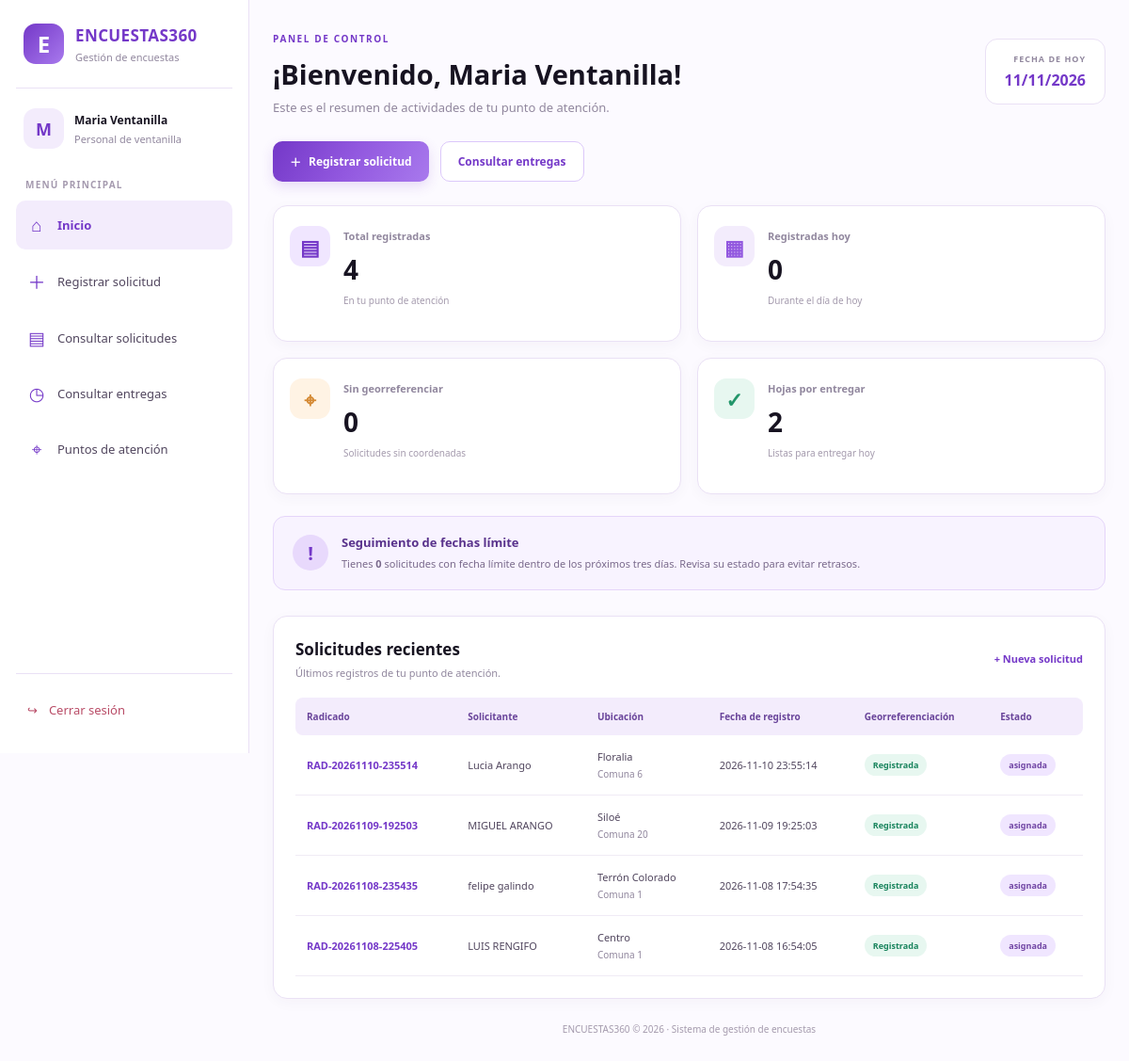
Screenshot of /public/index.php?action=ventanilla_inicio (signed in) with the database file from the repository.
### tables this page shows
CREATE TABLE `solicitudes` (
  `id_solicitud` int(10) UNSIGNED NOT NULL,
  `radicado` varchar(30) NOT NULL,
  `id_solicitante` int(10) UNSIGNED NOT NULL,
  `id_punto` smallint(5) UNSIGNED NOT NULL,
  `id_punto_asignado` smallint(5) UNSIGNED DEFAULT NULL,
  `id_usuario_radica` int(10) UNSIGNED NOT NULL,
  `id_carga` int(10) UNSIGNED DEFAULT NULL,
  `fecha_radicacion` datetime NOT NULL DEFAULT current_timestamp(),
  `fecha_limite` date NOT NULL,
  `estado` enum('radicada','asignada','visitada','en_revision','apto','no_apto','devuelta','cancelada') NOT NULL DEFAULT 'radicada'
);

CREATE TABLE `solicitantes` (
  `id_solicitante` int(10) UNSIGNED NOT NULL,
  `tipo_documento` varchar(20) NOT NULL,
  `numero_documento` varchar(30) NOT NULL,
  `nombres` varchar(80) NOT NULL,
  `apellidos` varchar(80) NOT NULL,
  `telefono` varchar(20) NOT NULL,
  `correo` varchar(120) DEFAULT NULL,
  `direccion` varchar(150) NOT NULL,
  `id_barrio` int(10) UNSIGNED NOT NULL
);

CREATE TABLE `barrios` (
  `id_barrio` int(10) UNSIGNED NOT NULL,
  `id_comuna` smallint(5) UNSIGNED NOT NULL,
  `nombre` varchar(100) NOT NULL,
  `ciudad` varchar(80) NOT NULL DEFAULT 'Principal'
);

CREATE TABLE `comunas` (
  `id_comuna` smallint(5) UNSIGNED NOT NULL,
  `nombre` varchar(80) NOT NULL,
  `zona` enum('urbana','rural') NOT NULL DEFAULT 'urbana'
);

### app/controllers/VentanillaController.php (called while the page is built, shortened)
<?php
require_once __DIR__ . '/../models/SolicitudModel.php';
require_once __DIR__ . '/../models/CargaModel.php';
class VentanillaController {
    public function mostrarInicio() {
        $idPunto = (int) $_SESSION['id_punto'];
        $solicitudModel = new SolicitudModel();
        $cargaModel = new CargaModel();
        $resumen = $solicitudModel->obtenerResumenVentanilla($idPunto);
        $solicitudesRecientes = $solicitudModel->obtenerSolicitudesRecientes($idPunto);
        $hojasPendientes = $cargaModel->contarHojasListasEntrega($idPunto);
        require_once __DIR__ . '/../views/ventanilla/inicio.php';
    }
}
?>

### app/models/SolicitudModel.php (called while the page is built, shortened)
<?php
require_once __DIR__ . '/../config/conexion.php';
class SolicitudModel {
    private $conn;
    public function __construct() {
        $database = new Database();
        $this->conn = $database->getConnection();
    }
public function obtenerResumenVentanilla($idPunto) {
    $query = "SELECT
                COUNT(*) AS total_solicitudes,
                SUM(
                    CASE
                        WHEN DATE(s.fecha_radicacion) = CURDATE()
                        THEN 1 ELSE 0
                    END
                ) AS solicitudes_hoy,
                SUM(
                    CASE
                        WHEN g.id_solicitud IS NULL
                        THEN 1 ELSE 0
                    END
                ) AS sin_georreferenciar,
                SUM(
                    CASE
                        WHEN s.fecha_limite BETWEEN CURDATE()
                        AND DATE_ADD(CURDATE(), INTERVAL 3 DAY)
                        THEN 1 ELSE 0
                    END
                ) AS proximas_a_vencer
              FROM solicitudes s
              LEFT JOIN georreferenciacion g
                ON s.id_solicitud = g.id_solicitud
              WHERE s.id_punto = :punto";
    $stmt = $this->conn->prepare($query);
    $stmt->bindValue(':punto', $idPunto, PDO::PARAM_INT);
    $stmt->execute();
    return $stmt->fetch(PDO::FETCH_ASSOC);
}
public function obtenerSolicitudesRecientes($idPunto) {
    $query = "SELECT
                s.id_solicitud,
                s.radicado,
                s.estado,
                s.fecha_radicacion,
                s.fecha_limite,
                so.nombres,
                so.apellidos,
                b.nombre AS barrio,
                cm.nombre AS comuna,
                g.id_solicitud AS tiene_georreferenciacion
              FROM solicitudes s
              INNER JOIN solicitantes so
                ON s.id_solicitante = so.id_solicitante
              INNER JOIN barrios b
                ON so.id_barrio = b.id_barrio
              INNER JOIN comunas cm
                ON b.id_comuna = cm.id_comuna
              LEFT JOIN georreferenciacion g
                ON s.id_solicitud = g.id_solicitud
              WHERE s.id_punto = :punto
              ORDER BY s.fecha_radicacion DESC
              LIMIT 8";
    $stmt = $this->conn->prepare($query);
    $stmt->bindValue(':punto', $idPunto, PDO::PARAM_INT);
    $stmt->execute();
    return $stmt->fetchAll(PDO::FETCH_ASSOC);
    }
}
?>

### app/config/conexion.php (called while the page is built, shortened)
<?php
class Database {
    private $host = "localhost";
    private $db_name = "encuestas_db";
    private $username = "root";
    private $password = "";
    public function getConnection() {
        $this->conn = null;
        try {
            $this->conn = new PDO("mysql:host=" . $this->host . ";dbname=" . $this->db_name, $this->username, $this->password);
            $this->conn->setAttribute(PDO::ATTR_ERRMODE, PDO::ERRMODE_EXCEPTION);
            $this->conn->exec("set names utf8");
        } catch(PDOException $exception) {
            die("Error de conexión a la base de datos: " . $exception->getMessage());
        }
        return $this->conn;
    }
}
?>

### app/models/CargaModel.php (called while the page is built, shortened)
<?php
require_once __DIR__ . '/../config/conexion.php';
class CargaModel {
    private $conn;
    public function __construct() {
        $database = new Database();
        $this->conn = $database->getConnection();
    }
public function contarHojasListasEntrega($idPunto) {
    $query = "SELECT COUNT(*)
              FROM cargas c
              INNER JOIN usuarios u
                ON c.id_encuestador = u.id_usuario
              WHERE u.id_punto = :punto
                AND c.estado = 'programada'
                AND c.fecha_visita <= CURDATE()";
    $stmt = $this->conn->prepare($query);
    $stmt->bindValue(':punto', $idPunto, PDO::PARAM_INT);
    $stmt->execute();
    return (int) $stmt->fetchColumn();
}
}
?>

### app/views/ventanilla/inicio.php (the view, shortened to what this page needs)
<!DOCTYPE html>
<html lang="es">
<head>
    <link rel="stylesheet"
          href="/Proyecto_BD_Parte_1/public/assets/css/stylesVentanilla.css">
</head>
<body>
<?php require __DIR__ . '/../layouts/menu.php'; ?>
<main class="ventanilla-main">
    <header class="dashboard-header">
        <div>
            <span class="dashboard-label">PANEL DE CONTROL</span>
            <h1>¡Bienvenido, <?= htmlspecialchars($_SESSION['nombre_completo'] ?? 'Usuario') ?>!</h1>
            <p>Este es el resumen de actividades de tu punto de atención.</p>
        </div>
        <div class="header-date">
            <span>FECHA DE HOY</span>
            <strong><?= date('d/m/Y') ?></strong>
        </div>
    </header>
    <section class="quick-actions">
        <a href="index.php?action=ventanilla_registrar"
           class="btn-primary">
            <span>＋</span> Registrar solicitud
        </a>
        <a href="index.php?action=ventanilla_hojas"
           class="btn-secondary">
            Consultar entregas
        </a>
    </section>
    <section class="stats-grid">
        <article class="stat-card">
            <div class="stat-icon purple">▤</div>
            <div>
                <span>Total registradas</span>
                <h2><?= (int)($resumen['total_solicitudes'] ?? 0) ?></h2>
                <small>En tu punto de atención</small>
            </div>
        </article>
        <article class="stat-card">
            <div class="stat-icon lavender">▦</div>
            <div>
                <span>Registradas hoy</span>
                <h2><?= (int)($resumen['solicitudes_hoy'] ?? 0) ?></h2>
                <small>Durante el día de hoy</small>
            </div>
        </article>
        <article class="stat-card">
            <div class="stat-icon orange">⌖</div>
            <div>
                <span>Sin georreferenciar</span>
                <h2><?= (int)($resumen['sin_georreferenciar'] ?? 0) ?></h2>
                <small>Solicitudes sin coordenadas</small>
            </div>
        </article>
        <article class="stat-card">
            <div class="stat-icon green">✓</div>
            <div>
                <span>Hojas por entregar</span>
                <h2><?= (int)$hojasPendientes ?></h2>
                <small>Listas para entregar hoy</small>
            </div>
        </article>
    </section>
    <section class="alert-card">
        <div class="alert-icon">!</div>
        <div>
            <h3>Seguimiento de fechas límite</h3>
            <p>
                Tienes
                <strong><?= (int)($resumen['proximas_a_vencer'] ?? 0) ?></strong>
                solicitudes con fecha límite dentro de los próximos tres días.
                Revisa su estado para evitar retrasos.
            </p>
        </div>
    </section>
    <section class="table-section">
        <div class="section-heading">
            <div>
                <h2>Solicitudes recientes</h2>
                <p>Últimos registros de tu punto de atención.</p>
            </div>
            <a href="index.php?action=ventanilla_registrar">
                + Nueva solicitud
            </a>
        </div>
        <div class="table-responsive">
            <table class="requests-table">
                <thead>
                    <tr>
                        <th>Radicado</th>
                        <th>Solicitante</th>
                        <th>Ubicación</th>
                        <th>Fecha de registro</th>
                        <th>Georreferenciación</th>
                        <th>Estado</th>
                    </tr>
                </thead>
                <tbody>
                <?php if (!empty($solicitudesRecientes)): ?>
                    <?php foreach ($solicitudesRecientes as $solicitud): ?>
                        <tr>
                            <td>
                                <strong>
                                    <?= htmlspecialchars($solicitud['radicado']) ?>
                                </strong>
                            </td>
                            <td>
                                <?= htmlspecialchars(
                                    $solicitud['nombres'] . ' ' . $solicitud['apellidos']
                                ) ?>
                            </td>
                            <td>
                                <?= htmlspecialchars($solicitud['barrio']) ?>
                                <small>
                                    <?= htmlspecialchars($solicitud['comuna']) ?>
                                </small>
                            </td>
                            <td>
                                <?= htmlspecialchars($solicitud['fecha_radicacion']) ?>
                            </td>
                            <td>
                                <?php if ($solicitud['tiene_georreferenciacion']): ?>
                                    <span class="status-badge status-success">
                                        Registrada
                                    </span>
                                <?php else: ?>
                                    <span class="status-badge status-warning">
                                        Pendiente
                                    </span>
                                <?php endif; ?>
                            </td>
                            <td>
                                <span class="status-badge status-neutral">
                                    <?= htmlspecialchars($solicitud['estado']) ?>
                                </span>
                            </td>
                        </tr>
                    <?php endforeach; ?>
                <?php endif; ?>
                </tbody>
            </table>
        </div>
    </section>
    <footer class="dashboard-footer">
        ENCUESTAS360 © <?= date('Y') ?> · Sistema de gestión de encuestas
    </footer>
</main>
</body>
</html>

### rows the page displays
solicitudes: radicado "RAD-20261110-235514", id_solicitante.apellidos "Lucia Arango", barrios.nombre "Floralia", comunas.nombre "Comuna 6", fecha_radicacion "2026-11-10 23:55:14", estado "asignada"
solicitudes: radicado "RAD-20261109-192503", id_solicitante.apellidos "MIGUEL ARANGO", barrios.nombre "Siloé", comunas.nombre "Comuna 20", fecha_radicacion "2026-11-09 19:25:03", estado "asignada"
solicitudes: radicado "RAD-20261108-235435", id_solicitante.apellidos "felipe galindo", barrios.nombre "Terrón Colorado", comunas.nombre "Comuna 1", fecha_radicacion "2026-11-08 17:54:35", estado "asignada"
solicitudes: radicado "RAD-20261108-225405", id_solicitante.apellidos "LUIS RENGIFO", barrios.nombre "Centro", comunas.nombre "Comuna 1", fecha_radicacion "2026-11-08 16:54:05", estado "asignada"

### other values shown
$inicialUsuario "M"
$nombreUsuario "Maria Ventanilla"
$_SESSION['nombre_completo'] "Maria Ventanilla"
$resumen['total_solicitudes'] "4"
$resumen['solicitudes_hoy'] "0"
$resumen['sin_georreferenciar'] "0"
$hojasPendientes "2"
$resumen['proximas_a_vencer'] "0"
